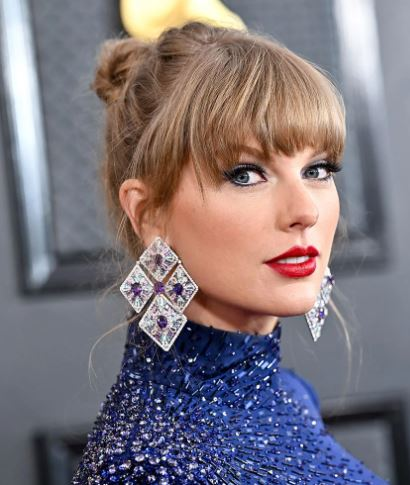
#> input picture TaylorSwift.JPG, 410 x 485 px
$ jupyter execute Citra_Gbr_G.211.23.0123.ipynb   (shell and % lines are left out)
#> lines starting #> are read from the running program, lines starting #| are printed output that depends on the picture
[cell 1]
import cv2
import numpy as np
from matplotlib import pyplot as plt
from google.colab import files
uploaded = files.upload()
#> the answer given: TaylorSwift.JPG

[cell 2]
#Resizing 0.5

img = cv2.imread('TaylorSwift.JPG')
#> img is the input picture: shape (485, 410, 3); mean B, G, R 124.1, 117.1, 126.1
img2 = cv2.cvtColor(img, cv2.COLOR_BGR2RGB)
img3 = cv2.resize(img2,None,fx=0.5, fy=0.5, interpolation = cv2.INTER_CUBIC)
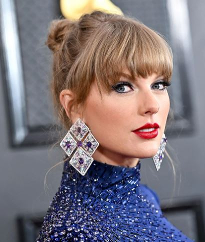
#> img3: shape (242, 205, 3); mean R, G, B 126.3, 117.2, 124.1
plt.imshow(img3)

[cell 3]
#Resizing
height, width = img.shape[:2]
#> height = 485; width = 410
res = cv2.resize(img2,(2*width, 2*height), interpolation = cv2.INTER_CUBIC)
plt.imshow(res)

[cell 4]
#Translation
rows,cols = img2.shape[:2]
#> rows = 485; cols = 410
M = np.float32([[1,0,100],[0,1,50]])
dst = cv2.warpAffine(img2,M,(cols,rows))
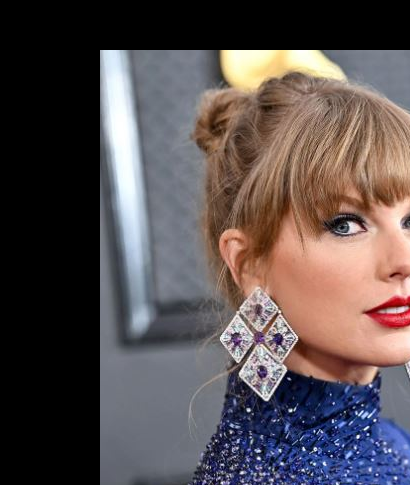
#> dst: shape (485, 410, 3); mean R, G, B 88.9, 79, 80.1
plt.imshow(dst)

[cell 5]
#Rotation 90
M = cv2.getRotationMatrix2D((cols/2,rows/2),90,1)
dst = cv2.warpAffine(img2,M,(cols,rows))
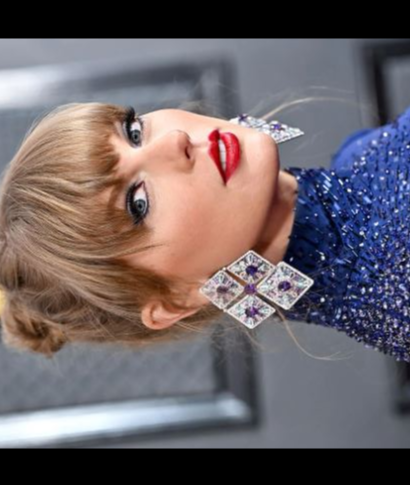
#> dst: shape (485, 410, 3); mean R, G, B 108.6, 98.8, 103
plt.imshow(dst)

[cell 6]
#Affine transformation
import cv2
import numpy as np
from matplotlib import pyplot as plt

img = cv2.imread('TaylorSwift.JPG')
img2 = cv2.cvtColor(img, cv2.COLOR_BGR2RGB)

rows,cols,ch = img2.shape
#> ch = 3
pts1 = np.float32([[50,50],[200,50],[50,200]])
pts2 = np.float32([[10,100],[200,50],[100,250]])
M = cv2.getAffineTransform(pts1,pts2)
dst = cv2.warpAffine(img2,M,(cols,rows))
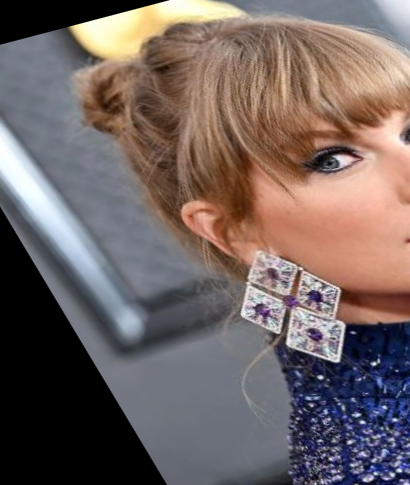
#> dst: shape (485, 410, 3); mean R, G, B 114.6, 101, 98.7
plt.imshow(dst)

[cell 7]
#Perspective transform
pts1 = np.float32([[56,65],[368,52],[28,387],[389,390]])
pts2 = np.float32([[0,0],[300,0],[0,300],[300,300]])
M = cv2.getPerspectiveTransform(pts1,pts2)
dst = cv2.warpPerspective(img2,M,(300,300))
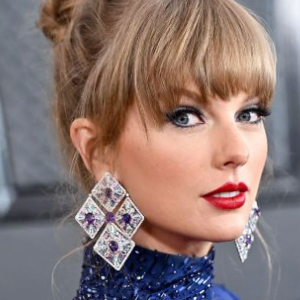
#> dst: shape (300, 300, 3); mean R, G, B 138.6, 117.6, 113.9
plt.imshow(dst)
